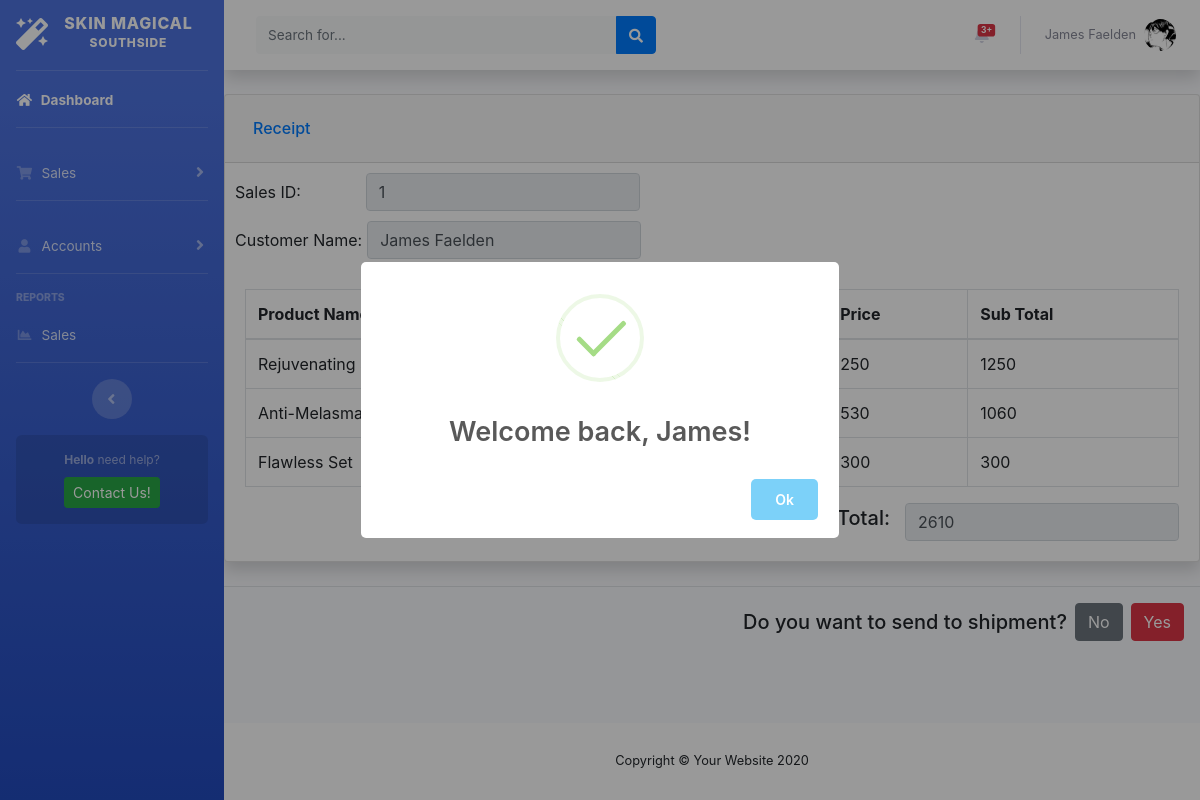
Page /pages/viewOrder.php?id=1 (signed in) on the committed database.
### tables this page shows
CREATE TABLE `sales_products` (
  `sales_id` int NOT NULL,
  `product_id` int NOT NULL,
  `quantity` int NOT NULL,
  `total` int NOT NULL
);

CREATE TABLE `sales` (
  `sales_id` int NOT NULL,
  `customer_name` varchar(100) NOT NULL,
  `address` varchar(100) NOT NULL,
  `quantity_total` int DEFAULT NULL,
  `payment_type` int NOT NULL,
  `sales_date` datetime NOT NULL DEFAULT CURRENT_TIMESTAMP,
  `login_id` int NOT NULL,
  `updated_at` datetime NOT NULL DEFAULT CURRENT_TIMESTAMP ON UPDATE CURRENT_TIMESTAMP
);

CREATE TABLE `product` (
  `product_id` int NOT NULL,
  `category_id` int NOT NULL,
  `product_name` varchar(100) NOT NULL,
  `product_size` varchar(50) DEFAULT NULL,
  `product_quantity` int NOT NULL,
  `product_price` double NOT NULL,
  `login_id` int NOT NULL,
  `created_at` datetime NOT NULL DEFAULT CURRENT_TIMESTAMP,
  `updated_at` datetime NOT NULL DEFAULT CURRENT_TIMESTAMP ON UPDATE CURRENT_TIMESTAMP
);

### pages/viewOrder.php (the view, shortened to what this page needs)
<?php
include '../includes/header.php';
include '../includes/topbar.php';
include '../config/connection.php';
if (isset($_GET['id'])) {
    $id = $_GET['id'];
    $sql = "SELECT *, SUM(total) as totalPrice FROM sales_products INNER JOIN sales ON sales_products.sales_id = sales.sales_id
    INNER JOIN product ON sales_products.product_id = product.product_id WHERE sales.sales_id = ". $id;
    $result = mysqli_query($db, $sql);
    $row = mysqli_fetch_assoc($result);
?>
<div id="content-wrapper" class="d-flex flex-column">
<div class="contatiner-fluid">
        <div class="card shadow mb-4">
            <div class="card-header py-3">
                <h6 class="m-2 font-weight-bold- text-primary"> Receipt
                </h6>
            </div>
            <div style="padding: 10px 10px 10px 10px" class="form-inline">
                <label style="padding-right: 65px" >Sales ID:</label>
                <input type="text" name="sales_id" id="viewId" class="form-control" readonly="true" value="<?php echo $row['sales_id'] ?>">
            </div>
            <div style="padding: 0px 10px 10px 10px" class="form-inline">
                <label style="padding-right: 5px">Customer Name:</label>
                <input type="text" name="customer_name" id="customerName" class="form-control" readonly="true" value="<?php echo $row['customer_name'] ?>">
            </div>
            <div class="card-body">
                <div class="table-responsive">
                    <table class="table table-bordered" id="dataTable" width="100%" cellspacing="0">
                    <thead>
                    <tr>
                        <th>Product Name</th>
                        <th>Quantity</th>
                        <th>Price</th>
                        <th>Sub Total</th>
                    </tr>
                </thead>
                <tbody id="new_sales">
                    <?php
                        $view = "SELECT * FROM sales_products INNER JOIN sales ON sales_products.sales_id = sales.sales_id
                        INNER JOIN product ON sales_products.product_id = product.product_id WHERE sales.sales_id = ". $id;
                        $viewResult = mysqli_query($db, $view);
                        while ($viewRows = mysqli_fetch_assoc($viewResult)) {
                    ?>
                    <tr>
                        <td><?php echo $viewRows['product_name'] ?></td>
                        <td><?php echo $viewRows['quantity'] ?></td>
                        <td><?php echo $viewRows['product_price'] ?></td>
                        <td><?php echo $viewRows['quantity'] * $viewRows['product_price'] ?></td>
                    </tr>
                    <?php
                        }
                    ?>
                </tbody>
            </table>
            <div class="float-right">
                <div class="form-inline">
                    <h5 style="padding-right: 15px">Total:</h5>
                    <input type="number" name="quantity" id="quantity" class="form-control" value="<?php echo $row['totalPrice'] ?>" readonly="true">
                </div>
            </div>
            </div>
        </div>
    </div>
</div>
</div>
    <div class="modal-footer">
        <h5>Do you want to send to shipment?</h5>
        <a href="../pages/sales.php" class="btn btn-secondary" style="cursor: pointer; text-decoration: none">No</a>
        <button type="submit" name="deleteproductbtn" class="btn btn-danger">Yes</button>
    </div>
</div>
<?php
    include '../includes/footer.php';
?>
<?php
}
?>

### includes/header.php (shortened to what this page needs)
<!DOCTYPE html>
<html lang="en">
<head>
    <link href="../vendor/fontawesome-free/css/all.min.css" rel="stylesheet" type="text/css">
    <link href="../css/sb-admin-2.min.css" rel="stylesheet">
</head>
<body id="page-top">

### includes/topbar.php (shortened to what this page needs)
<div id="content-wrapper" class="d-flex flex-column">
    <div id="content">
        <nav class="navbar navbar-expand navbar-light bg-white topbar mb-4 static-top shadow">
            <form
                class="d-none d-sm-inline-block form-inline mr-auto ml-md-3 my-2 my-md-0 mw-100 navbar-search">
                <div class="input-group">
                    <input type="text" class="form-control bg-light border-0 small" placeholder="Search for..."
                        aria-label="Search" aria-describedby="basic-addon2">
                    <div class="input-group-append">
                        <button class="btn btn-primary" type="button">
                            <i class="fas fa-search fa-sm"></i>
                        </button>
                    </div>
                </div>
            </form>
            <ul class="navbar-nav ml-auto">
                <li class="nav-item dropdown no-arrow mx-1">
                    <a class="nav-link dropdown-toggle" href="#" id="alertsDropdown" role="button"
                        data-toggle="dropdown" aria-haspopup="true" aria-expanded="false">
                        <span class="badge badge-danger badge-counter">3+</span>
                    </a>
                </li>
                <li class="nav-item dropdown no-arrow">
                    <a class="nav-link dropdown-toggle" href="#" id="userDropdown" role="button"
                        data-toggle="dropdown" aria-haspopup="true" aria-expanded="false">
                        <span class="mr-2 d-none d-lg-inline text-gray-600 small"><?php echo $_SESSION['name']?></span>
                        <img class="img-profile rounded-circle"
                            src="../img/shock.jpg">
                    </a>
                </li>
            </ul>
        </nav>

### includes/footer.php (shortened to what this page needs)
<footer class="sticky-footer bg-white">
                <div class="container my-auto">
                    <div class="copyright text-center my-auto">
                        <span>Copyright &copy; Your Website 2020</span>
                    </div>
                </div>
            </footer>
        </div>
    </div>
    <?php
        include '../includes/scripts.php';
    ?>
</body>
</html>

### includes/scripts.php (shortened to what this page needs)
<link rel="stylesheet" href="https://cdn.jsdelivr.net/npm/bootstrap@4.5.3/dist/css/bootstrap.min.css">

### rows in the picture
sales_products: sales_id "1", customer_name "James Faelden", product.product_name "Rejuvenating SET #1", product.product_price "250", $viewRows['quantity']*$viewRows['product_price'] "1250"
sales_products: product.product_name "Anti-Melasma SET", product.product_price "530", $viewRows['quantity']*$viewRows['product_price'] "1060"
sales_products: product.product_name "Flawless Set", product.product_price "300", $viewRows['quantity']*$viewRows['product_price'] "300"

### other values in the picture
$_SESSION['name'] "James Faelden"
